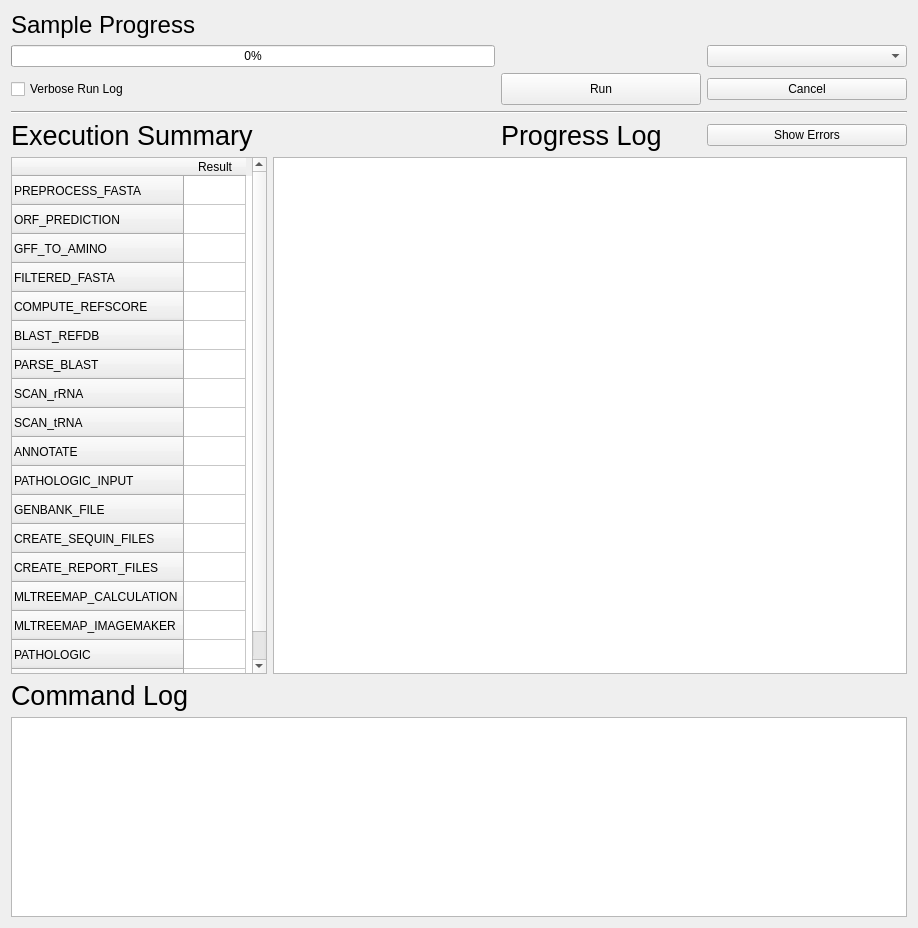
<?xml version="1.0" encoding="UTF-8"?>
<ui version="4.0">
 <class>ProgressDialog</class>
 <widget class="QWidget" name="ProgressDialog">
  <property name="geometry">
   <rect>
    <x>0</x>
    <y>0</y>
    <width>918</width>
    <height>928</height>
   </rect>
  </property>
  <property name="windowTitle">
   <string>Form</string>
  </property>
  <layout class="QGridLayout" name="gridLayout">
   <item row="5" column="0">
    <widget class="QTableWidget" name="summaryTable">
     <property name="sizePolicy">
      <sizepolicy hsizetype="Maximum" vsizetype="Minimum">
       <horstretch>0</horstretch>
       <verstretch>0</verstretch>
      </sizepolicy>
     </property>
     <property name="verticalScrollBarPolicy">
      <enum>Qt::ScrollBarAlwaysOn</enum>
     </property>
     <property name="showGrid">
      <bool>true</bool>
     </property>
     <attribute name="horizontalHeaderCascadingSectionResizes">
      <bool>false</bool>
     </attribute>
     <attribute name="horizontalHeaderDefaultSectionSize">
      <number>62</number>
     </attribute>
     <attribute name="horizontalHeaderMinimumSectionSize">
      <number>30</number>
     </attribute>
     <attribute name="verticalHeaderDefaultSectionSize">
      <number>29</number>
     </attribute>
     <attribute name="verticalHeaderStretchLastSection">
      <bool>true</bool>
     </attribute>
     <row>
      <property name="text">
       <string>PREPROCESS_FASTA</string>
      </property>
     </row>
     <row>
      <property name="text">
       <string>ORF_PREDICTION</string>
      </property>
     </row>
     <row>
      <property name="text">
       <string>GFF_TO_AMINO</string>
      </property>
     </row>
     <row>
      <property name="text">
       <string>FILTERED_FASTA</string>
      </property>
     </row>
     <row>
      <property name="text">
       <string>COMPUTE_REFSCORE</string>
      </property>
     </row>
     <row>
      <property name="text">
       <string>BLAST_REFDB</string>
      </property>
     </row>
     <row>
      <property name="text">
       <string>PARSE_BLAST</string>
      </property>
     </row>
     <row>
      <property name="text">
       <string>SCAN_rRNA</string>
      </property>
     </row>
     <row>
      <property name="text">
       <string>SCAN_tRNA</string>
      </property>
     </row>
     <row>
      <property name="text">
       <string>ANNOTATE</string>
      </property>
     </row>
     <row>
      <property name="text">
       <string>PATHOLOGIC_INPUT</string>
      </property>
     </row>
     <row>
      <property name="text">
       <string>GENBANK_FILE</string>
      </property>
     </row>
     <row>
      <property name="text">
       <string>CREATE_SEQUIN_FILES</string>
      </property>
     </row>
     <row>
      <property name="text">
       <string>CREATE_REPORT_FILES</string>
      </property>
     </row>
     <row>
      <property name="text">
       <string>MLTREEMAP_CALCULATION</string>
      </property>
     </row>
     <row>
      <property name="text">
       <string>MLTREEMAP_IMAGEMAKER</string>
      </property>
     </row>
     <row>
      <property name="text">
       <string>PATHOLOGIC</string>
      </property>
     </row>
     <row>
      <property name="text">
       <string>RPKM</string>
      </property>
     </row>
     <column>
      <property name="text">
       <string>Result</string>
      </property>
     </column>
    </widget>
   </item>
   <item row="0" column="0">
    <widget class="QLabel" name="progressLabel">
     <property name="font">
      <font>
       <pointsize>18</pointsize>
      </font>
     </property>
     <property name="text">
      <string>Sample Progress</string>
     </property>
    </widget>
   </item>
   <item row="6" column="0">
    <widget class="QLabel" name="label">
     <property name="font">
      <font>
       <pointsize>20</pointsize>
      </font>
     </property>
     <property name="text">
      <string>Command Log</string>
     </property>
    </widget>
   </item>
   <item row="4" column="3">
    <widget class="QPushButton" name="showErrors">
     <property name="text">
      <string>Show Errors</string>
     </property>
    </widget>
   </item>
   <item row="2" column="3">
    <widget class="QPushButton" name="cancelButton">
     <property name="sizePolicy">
      <sizepolicy hsizetype="Minimum" vsizetype="Fixed">
       <horstretch>0</horstretch>
       <verstretch>0</verstretch>
      </sizepolicy>
     </property>
     <property name="minimumSize">
      <size>
       <width>200</width>
       <height>0</height>
      </size>
     </property>
     <property name="maximumSize">
      <size>
       <width>300</width>
       <height>16777215</height>
      </size>
     </property>
     <property name="text">
      <string>Cancel</string>
     </property>
    </widget>
   </item>
   <item row="2" column="2">
    <widget class="QPushButton" name="runButton">
     <property name="sizePolicy">
      <sizepolicy hsizetype="Minimum" vsizetype="Fixed">
       <horstretch>0</horstretch>
       <verstretch>0</verstretch>
      </sizepolicy>
     </property>
     <property name="minimumSize">
      <size>
       <width>200</width>
       <height>32</height>
      </size>
     </property>
     <property name="maximumSize">
      <size>
       <width>300</width>
       <height>32</height>
      </size>
     </property>
     <property name="text">
      <string>Run</string>
     </property>
    </widget>
   </item>
   <item row="1" column="3">
    <widget class="QComboBox" name="sampleSelect">
     <property name="sizePolicy">
      <sizepolicy hsizetype="Minimum" vsizetype="Fixed">
       <horstretch>0</horstretch>
       <verstretch>0</verstretch>
      </sizepolicy>
     </property>
    </widget>
   </item>
   <item row="4" column="2">
    <widget class="QLabel" name="logLabel">
     <property name="font">
      <font>
       <pointsize>20</pointsize>
      </font>
     </property>
     <property name="text">
      <string>Progress Log</string>
     </property>
    </widget>
   </item>
   <item row="7" column="0" colspan="4">
    <widget class="QTextEdit" name="standardOut">
     <property name="sizePolicy">
      <sizepolicy hsizetype="Expanding" vsizetype="Minimum">
       <horstretch>0</horstretch>
       <verstretch>0</verstretch>
      </sizepolicy>
     </property>
     <property name="minimumSize">
      <size>
       <width>750</width>
       <height>200</height>
      </size>
     </property>
     <property name="readOnly">
      <bool>true</bool>
     </property>
    </widget>
   </item>
   <item row="3" column="0" colspan="4">
    <widget class="Line" name="line_2">
     <property name="orientation">
      <enum>Qt::Horizontal</enum>
     </property>
    </widget>
   </item>
   <item row="2" column="0">
    <widget class="QCheckBox" name="runVerboseCheckBox">
     <property name="text">
      <string>Verbose Run Log</string>
     </property>
    </widget>
   </item>
   <item row="1" column="2">
    <spacer name="horizontalSpacer">
     <property name="orientation">
      <enum>Qt::Horizontal</enum>
     </property>
     <property name="sizeType">
      <enum>QSizePolicy::Minimum</enum>
     </property>
     <property name="sizeHint" stdset="0">
      <size>
       <width>40</width>
       <height>20</height>
      </size>
     </property>
    </spacer>
   </item>
   <item row="4" column="0">
    <widget class="QLabel" name="summaryLabel">
     <property name="font">
      <font>
       <pointsize>20</pointsize>
      </font>
     </property>
     <property name="text">
      <string>Execution Summary</string>
     </property>
    </widget>
   </item>
   <item row="2" column="1">
    <spacer name="horizontalSpacer_2">
     <property name="orientation">
      <enum>Qt::Horizontal</enum>
     </property>
     <property name="sizeHint" stdset="0">
      <size>
       <width>40</width>
       <height>20</height>
      </size>
     </property>
    </spacer>
   </item>
   <item row="1" column="0" colspan="2">
    <widget class="QProgressBar" name="progressBar">
     <property name="sizePolicy">
      <sizepolicy hsizetype="Preferred" vsizetype="Fixed">
       <horstretch>0</horstretch>
       <verstretch>0</verstretch>
      </sizepolicy>
     </property>
     <property name="value">
      <number>0</number>
     </property>
    </widget>
   </item>
   <item row="5" column="1" colspan="3">
    <widget class="QTextBrowser" name="logBrowser">
     <property name="sizePolicy">
      <sizepolicy hsizetype="MinimumExpanding" vsizetype="Expanding">
       <horstretch>0</horstretch>
       <verstretch>0</verstretch>
      </sizepolicy>
     </property>
     <property name="minimumSize">
      <size>
       <width>400</width>
       <height>228</height>
      </size>
     </property>
    </widget>
   </item>
  </layout>
 </widget>
 <resources/>
 <connections/>
</ui>
